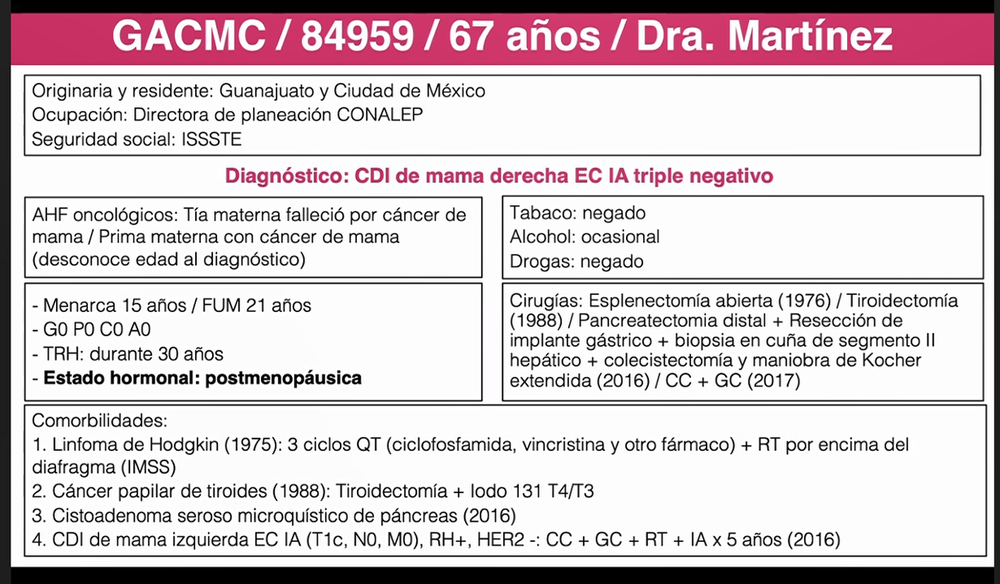
#> input picture OCR_erik/escalarimagen.png, 1000 x 584 px, shrunk from 1353 x 790 before the run, given in place of Zoom Reunión 2023-08-29 07-46-55.mp4, which was not available
$ python Videos.py
#> lines starting #> are read from the running program, lines starting #| are printed output that depends on the picture
import cv2
import os
import numpy as np
import pytesseract
import unicodedata

# Configurar Tesseract (asegúrate de que esté instalado y en el PATH del sistema)
pytesseract.pytesseract.tesseract_cmd = r'C:\Program Files\Tesseract-OCR\tesseract.exe'

# Función para normalizar nombres de carpetas eliminando caracteres especiales
def normalize_folder_name(name):
    return ''.join(
        c for c in unicodedata.normalize('NFD', name) if unicodedata.category(c) != 'Mn'
    )

# Cargar el video
video_name = "D:\DOCUMENTOS\VirtualEnvPy\dataScience\source\Servicio\OCR_erik\ExtraccionImagenes\Zoom Reunión 2023-08-29 07-46-55.mp4"
cam = cv2.VideoCapture(video_name)

# Crear carpeta de destino para las imágenes extraídas
output_folder = r"D:\DOCUMENTOS\VirtualEnvPy\dataScience\source\Servicio\OCR_erik\ExtraccionImagenes\cuadros"
video_base_name = os.path.splitext(os.path.basename(video_name))[0]
normalized_folder_name = normalize_folder_name(video_base_name)  # Normalizar el nombre del video
video_folder = os.path.join(output_folder, normalized_folder_name)

if not os.path.exists(video_folder):
    os.makedirs(video_folder)

# Variables iniciales
currentframe = 0
previous_frame = None
last_saved_frame = None
threshold = 5  # Umbral para detectar cambios significativos de iluminación
white_threshold = 200  # Umbral para determinar predominancia de blanco
similarity_threshold = 10  # Umbral para considerar frames como similares
text_threshold = 300  # Cantidad mínima de caracteres detectados para guardar el frame

while True:
    ret, frame = cam.read()
#> frame is the input picture: shape (584, 1000, 3); mean B, G, R 205.6, 201.7, 213.1

    if not ret:
        break

    # Convertir el frame actual a escala de grises para análisis de iluminación
    gray_frame = cv2.cvtColor(frame, cv2.COLOR_BGR2GRAY)
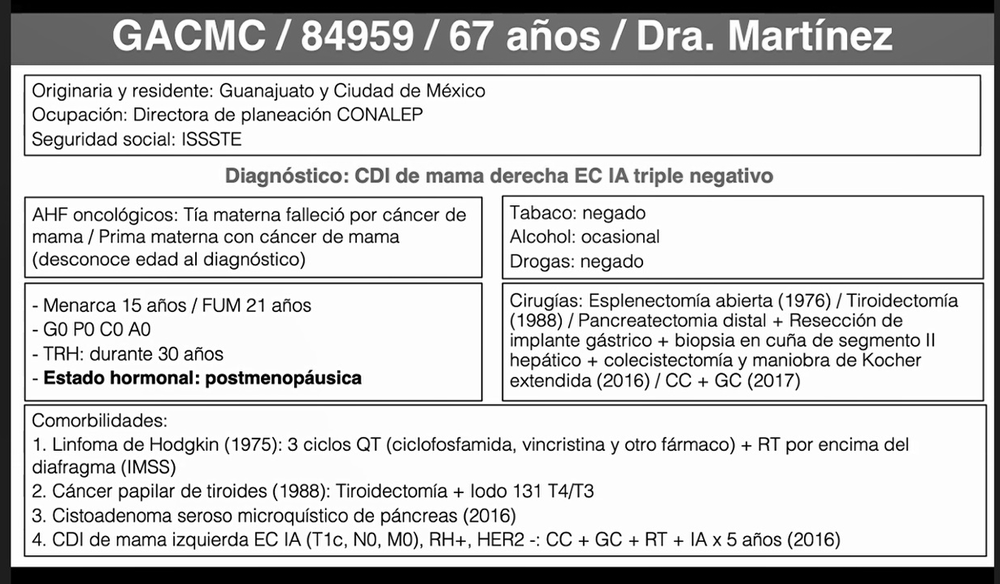
#> gray_frame: shape (584, 1000); min 0, max 255, mean 205.5

    if currentframe == 0:
        # Guardar siempre el primer frame
        name = os.path.join(video_folder, f'frame{currentframe}.jpg')
        print(f'Creating... {name}')
        cv2.imwrite(name, frame)
        currentframe += 1
        last_saved_frame = gray_frame

    elif previous_frame is not None:
        # Calcular la diferencia absoluta entre el frame actual y el anterior
        diff = cv2.absdiff(previous_frame, gray_frame)

        # Calcular la media de la diferencia para determinar el nivel de cambio
        mean_diff = np.mean(diff)

        # Comprobar si el color blanco prevalece en el frame
        white_ratio = np.mean(gray_frame > white_threshold) * 100

        # Verificar similitud con el último frame guardado
        if last_saved_frame is not None:
            similarity_diff = cv2.absdiff(last_saved_frame, gray_frame)
            similarity_mean = np.mean(similarity_diff)
        else:
            similarity_mean = float('inf')  # Forzar guardado si no hay referencia previa

        if mean_diff > threshold and white_ratio > 10 and similarity_mean > similarity_threshold:
            # Detectar texto en el frame
            text = pytesseract.image_to_string(gray_frame)
            if len(text.strip()) > text_threshold:  # Comprobar si hay suficiente texto
                # Guardar frame si cumple con los criterios
                name = os.path.join(video_folder, f'frame{currentframe}.jpg')
                print(f'Creating... {name}')
                cv2.imwrite(name, frame)
                currentframe += 1
                last_saved_frame = gray_frame
            else:
                print(f'Skipping frame {currentframe} - insufficient text detected')

    # Actualizar el frame anterior
    previous_frame = gray_frame

# Liberar recursos
cam.release()
# cv2.destroyAllWindows()

$ run again, on OCR_erik/frame0.jpg
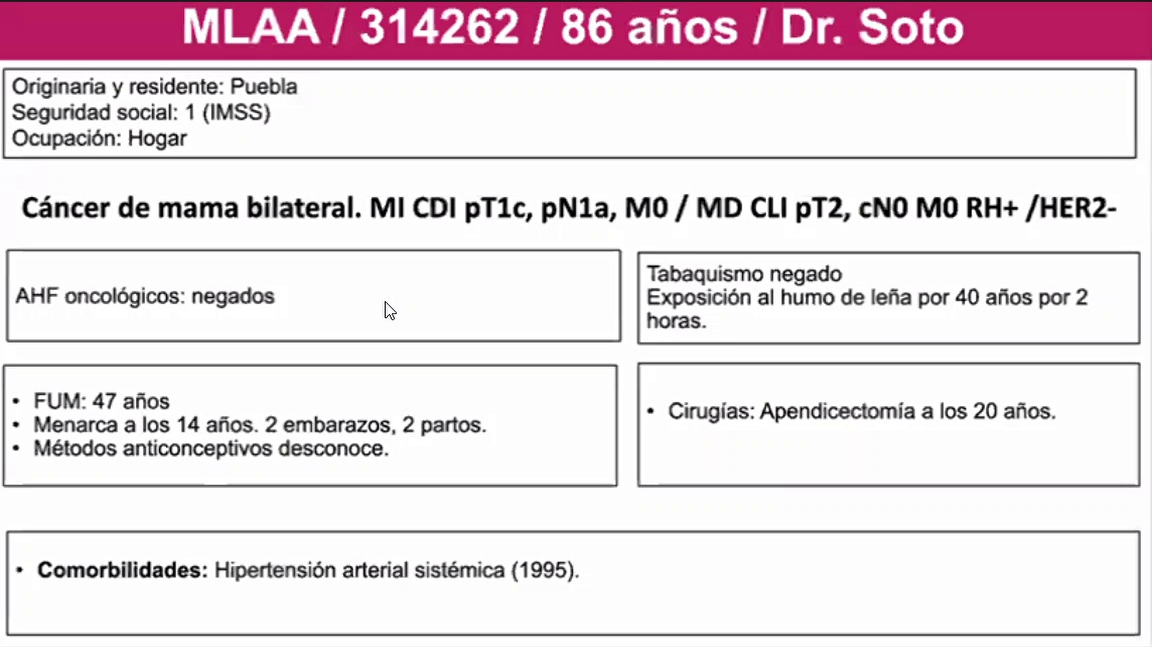
#> input picture OCR_erik/frame0.jpg, 1152 x 647 px, given in place of Zoom Reunión 2023-08-29 07-46-55.mp4, which was not available
#> frame is the input picture: shape (647, 1152, 3); mean B, G, R 224.7, 219.2, 231.3
#> `gray_frame = cv2.cvtColor(frame, cv2.COLOR_BGR2GRAY)`:
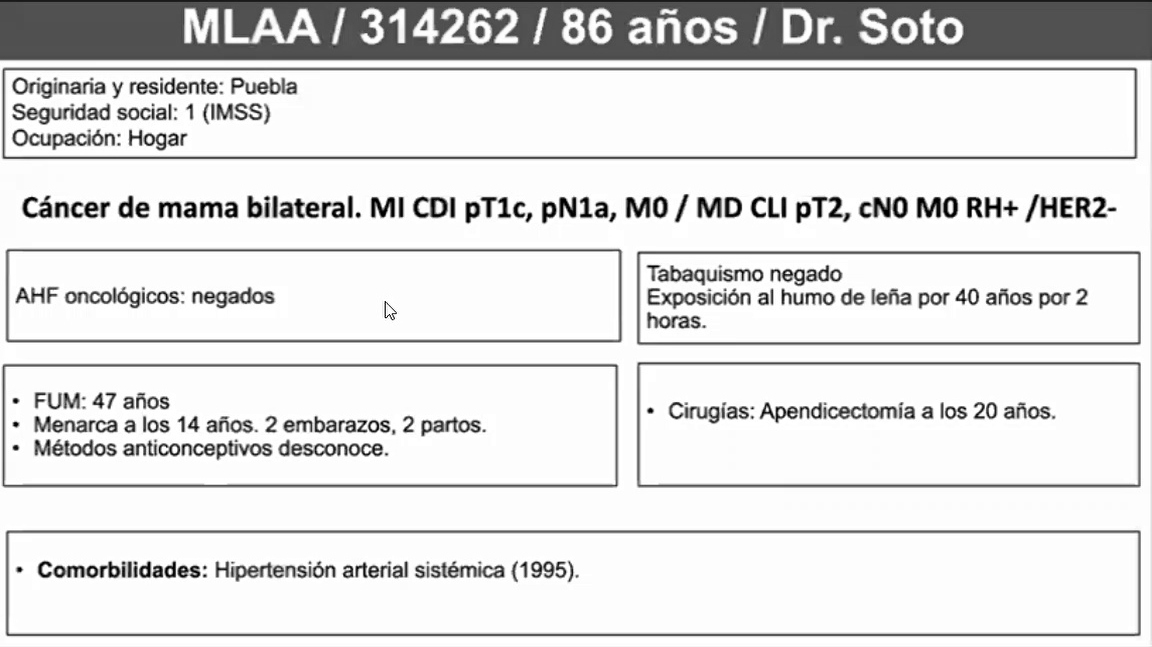
#> gray_frame: shape (647, 1152); min 0, max 255, mean 223.4
